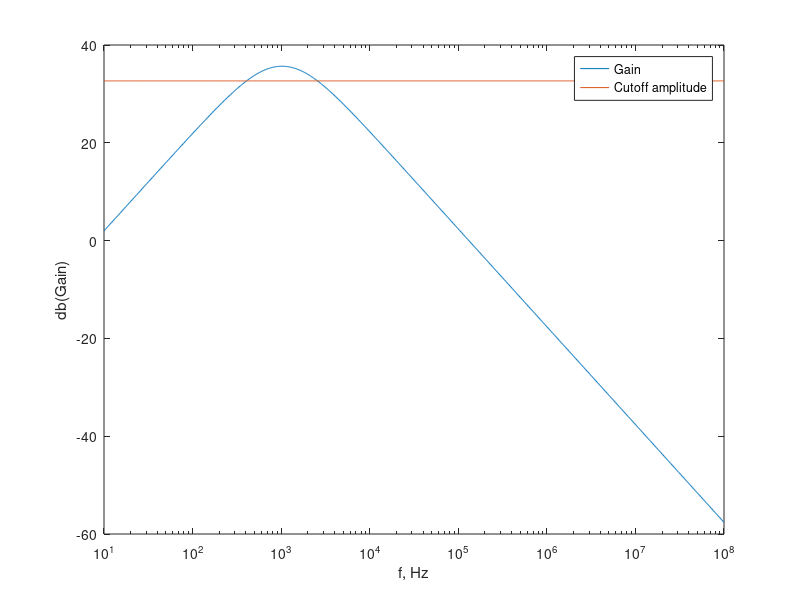
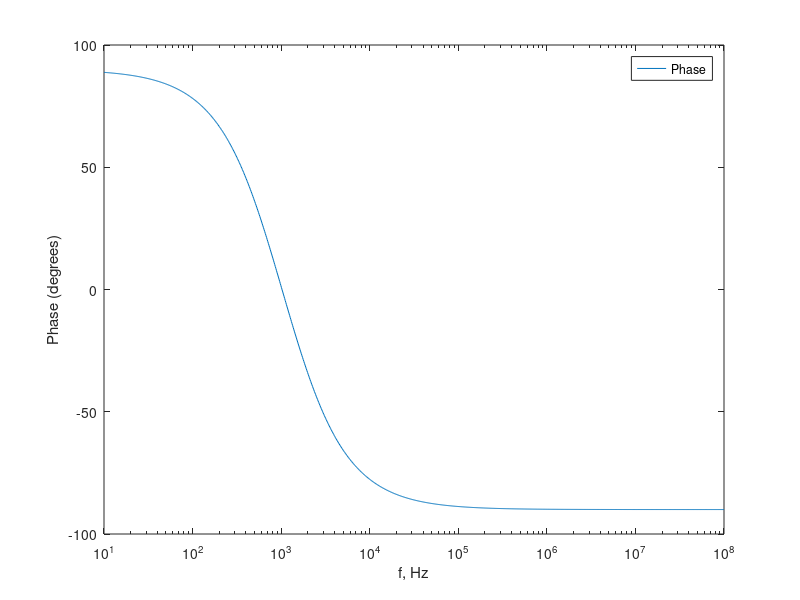

Write the MATLAB code that produced these figures, in order.
%%%%%%
%%
%%  Ideal Analysis
%%
%%  We analyse seperatly the gain stage and the output stage, both DC and AC. 
%%  It is good because we can approximate nice stuff (like Av = infinite; Zo of 
%%  the AMPOP = 0, Iin of the AMPOP = 0), that simplify greatly our calculations
%%
%%%%%%

%%  Circuit Data

Vin   = 0.01;
Vout  = Vin;
VCC   = 5;
VEE   = -5;

R1    = 1                   *1e3;
R2    = 1/(1/1 +1/1)        *1e3;
R3    = 300                 *1e3;
R4    = 1/(1/10 +1/10 +1/10)*1e3;

C1    = 220                 *1e-9;
C2    = 220                 *1e-9;

f0    = 1                   *1e3;
w0    = 2*pi*f0;

printf("VALUES_TAB \n")

printf("AMPOP      = %d  \n"    , 1           );
printf("\\#$R_1$   = %e  \n"    , R1          );
printf("\\#$R_2$   = %e  \n"    , R2          );
printf("\\#$R_3$   = %e  \n"    , R3          );
printf("\\#$R_4$   = %e  \n"    , R4          );

printf("\\&$C_1$   = %e  \n"    , C1          );
printf("\\&$C_2$   = %e  \n"    , C2          );

TotalCost = (R1+R2+R3+R4)*1e-3 + (C1+C2)*1e6 + 13.32*1e3;

printf("£Cost = %e  \n"         , TotalCost   );

printf("VALUES_END \n")


%%
%%  Ideal Circuit Transfer Function
%%

f = logspace(1,8,1000);
s = f*2*pi*j;

T =     ((R1*C1*s)./(R1*C1*s + 1))  .*...
        ((R4+R3)/R4)                .*...
        (1./(R2*C2*s+1));

ZI1 = R1 + 1/(j*C1*w0)

ZO1 = 1/(1/R2 + j*C2*w0)

%%
%%  Graphs for this little ones
%%

lol = 0*log10(abs(T)) + 20*log10(max(abs(T))) - 3;

hf_PASSO1 = figure ();
semilogx(f, 20*log10(abs(T)), f, lol);
hold on;
xlabel ("f, Hz");
ylabel ("db(Gain)");
legend("Gain", "Cutoff amplitude", "location", "northeast");
print (hf_PASSO1, "MAT_AB_AMP.eps", "-depsc");
hold off;

hf_PASSO2 = figure ();
semilogx(f, angle(T)*180/pi);
hold on;
xlabel ("f, Hz");
ylabel ("Phase (degrees)");
legend("Phase", "location", "northeast");
print (hf_PASSO2, "MAT_AB_PH.eps", "-depsc");
hold off;

%%  Tabela Gains

printf("MAT_GAIN_TAB \n")

printf("$Gain$   = %e  \n", max(abs(T)));

printf("MAT_GAIN_END \n")

%%  Tabela Impedance

printf("MAT_IMP_TAB \n")

printf("\\#$Z_{in}$  = %e +j*%e \n", real(ZI1), imag(ZI1));
printf("\\#$Z_{out}$ = %e +j*%e \n", real(ZO1), imag(ZO1));

printf("MAT_IMP_END \n")
